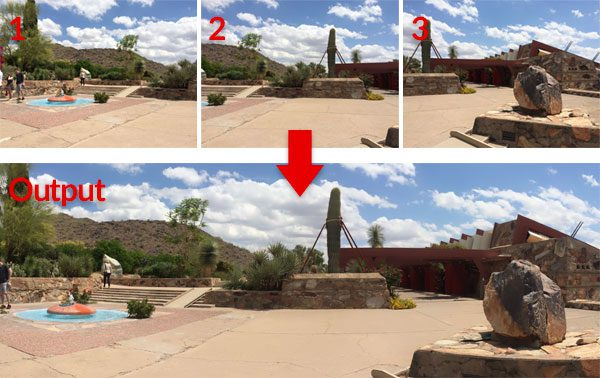
#> input picture image_stitching_opencv_header.jpg, 600 x 378 px, given in place of the camera
$ python color_detection.py
#> lines starting #> are read from the running program, lines starting #| are printed output that depends on the picture; after the words box and inside, x2 and y2 are one past the last pixel; in counts of white or black regions, pixels touching at a corner belong together
import cv2
import numpy as np

cap = cv2.VideoCapture(0)

while 1:
    ret, frame = cap.read()
#> frame is the input picture: shape (378, 600, 3); mean B, G, R 137.2, 144.8, 156.7

    into_hsv = cv2.cvtColor(frame, cv2.COLOR_BGR2HSV)
#> into_hsv: shape (378, 600, 3); mean H, S, V 46.4, 76, 168.5

    L_limit = np.array([0, 0, 150])  # Setting the lower limit for white
    U_limit = np.array([255, 30, 255])  # Setting the upper limit for white

    w_mask = cv2.inRange(into_hsv, L_limit, U_limit)
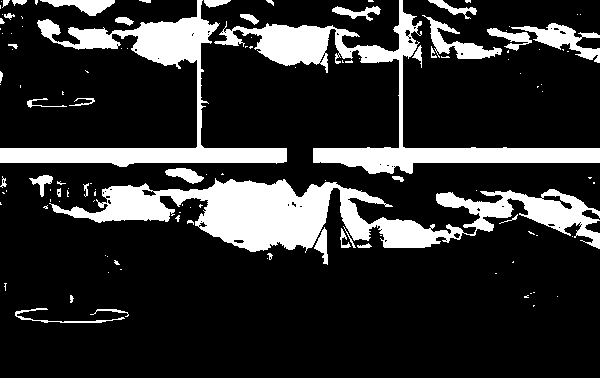
#> w_mask: shape (378, 600); 18.6% white; 122 white regions (82 under 20 px), largest, box (x1, y1, x2, y2) and area: (49, 178, 600, 253) 16725, (214, 0, 600, 174) 9834, (0, 0, 287, 167) 9037

    detector = cv2.bitwise_and(frame, frame, mask=w_mask)
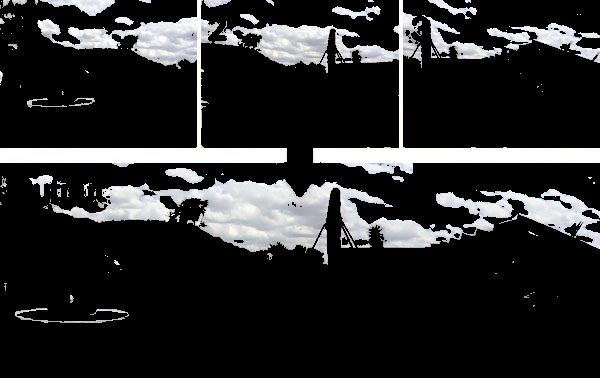
#> detector: shape (378, 600, 3); mean B, G, R 42.4, 41.9, 41.4

    cv2.imshow('Original', frame)
    cv2.imshow('Detector', detector)

    if cv2.waitKey(1) == 27:
#> (key Esc is pressed here)
        break

cap.release()
cv2.destroyAllWindows()

$ run again, on 1.jpg
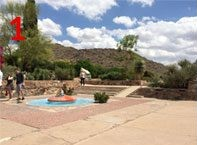
#> input picture 1.jpg, 197 x 145 px, given in place of the camera
#> frame is the input picture: shape (145, 197, 3); mean B, G, R 139, 150.9, 161.5
#> into_hsv: shape (145, 197, 3); mean H, S, V 44.1, 76, 172.4
#> `w_mask = cv2.inRange(into_hsv, L_limit, U_limit)`:
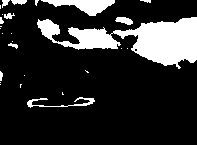
#> w_mask: shape (145, 197); 17.2% white; 27 white regions (16 under 20 px), largest, box (x1, y1, x2, y2) and area: (37, 17, 197, 69) 3749, (41, 0, 115, 16) 578, (27, 97, 95, 108) 205
#> `detector = cv2.bitwise_and(frame, frame, mask=w_mask)`:
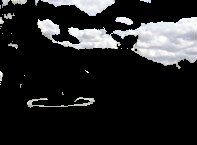
#> detector: shape (145, 197, 3); mean B, G, R 38.3, 37.7, 37.2

$ run again, on 2.jpg
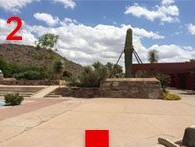
#> input picture 2.jpg, 195 x 147 px, given in place of the camera
#> frame is the input picture: shape (147, 195, 3); mean B, G, R 142, 146.9, 159.1
#> into_hsv: shape (147, 195, 3); mean H, S, V 50.6, 76.8, 173.8
#> `w_mask = cv2.inRange(into_hsv, L_limit, U_limit)`:
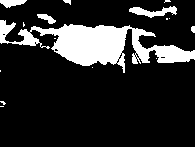
#> w_mask: shape (147, 195); 16.6% white; 16 white regions (10 under 20 px), largest, box (x1, y1, x2, y2) and area: (0, 20, 195, 73) 4147, (129, 6, 177, 18) 280, (0, 0, 27, 8) 140, (37, 14, 56, 24) 97, (63, 0, 71, 5) 24, (191, 26, 195, 33) 24
#> `detector = cv2.bitwise_and(frame, frame, mask=w_mask)`:
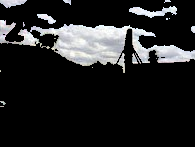
#> detector: shape (147, 195, 3); mean B, G, R 36.2, 35.5, 35.1

$ run again, on 3.jpg
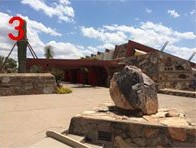
#> input picture 3.jpg, 196 x 148 px, given in place of the camera
#> frame is the input picture: shape (148, 196, 3); mean B, G, R 132.8, 134.2, 143.1
#> into_hsv: shape (148, 196, 3); mean H, S, V 49.8, 80.8, 159.9
#> `w_mask = cv2.inRange(into_hsv, L_limit, U_limit)`:
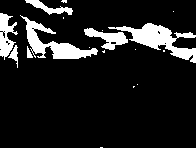
#> w_mask: shape (148, 196); 12.3% white; 18 white regions (11 under 20 px), largest, box (x1, y1, x2, y2) and area: (108, 23, 196, 63) 1217, (20, 15, 98, 59) 1049, (0, 13, 18, 60) 449
#> `detector = cv2.bitwise_and(frame, frame, mask=w_mask)`:
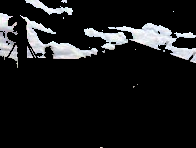
#> detector: shape (148, 196, 3); mean B, G, R 28.2, 27.3, 26.8
